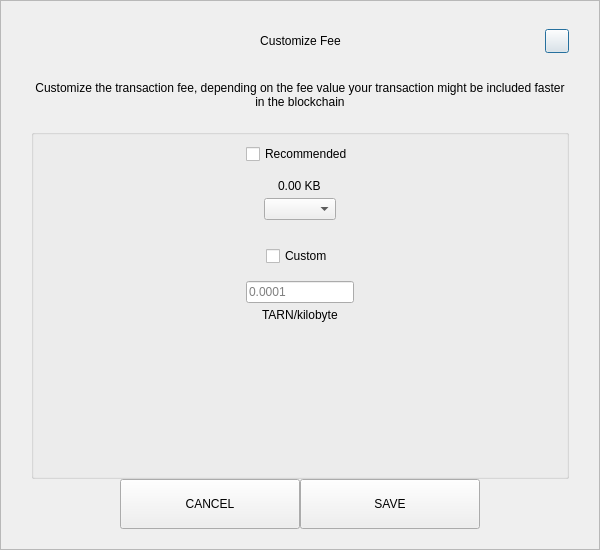
<?xml version="1.0" encoding="UTF-8"?>
<ui version="4.0">
 <class>SendCustomFeeDialog</class>
 <widget class="QDialog" name="SendCustomFeeDialog">
  <property name="geometry">
   <rect>
    <x>0</x>
    <y>0</y>
    <width>600</width>
    <height>550</height>
   </rect>
  </property>
  <property name="windowTitle">
   <string>Form</string>
  </property>
  <layout class="QVBoxLayout" name="verticalLayout_3">
   <property name="spacing">
    <number>0</number>
   </property>
   <property name="leftMargin">
    <number>0</number>
   </property>
   <property name="topMargin">
    <number>0</number>
   </property>
   <property name="rightMargin">
    <number>0</number>
   </property>
   <property name="bottomMargin">
    <number>0</number>
   </property>
   <item>
    <widget class="QFrame" name="frame">
     <property name="styleSheet">
      <string notr="true"/>
     </property>
     <property name="frameShape">
      <enum>QFrame::StyledPanel</enum>
     </property>
     <property name="frameShadow">
      <enum>QFrame::Raised</enum>
     </property>
     <layout class="QVBoxLayout" name="verticalLayout_2">
      <property name="spacing">
       <number>0</number>
      </property>
      <property name="leftMargin">
       <number>30</number>
      </property>
      <property name="topMargin">
       <number>20</number>
      </property>
      <property name="rightMargin">
       <number>30</number>
      </property>
      <property name="bottomMargin">
       <number>20</number>
      </property>
      <item>
       <layout class="QHBoxLayout" name="horizontalLayout_3">
        <property name="spacing">
         <number>0</number>
        </property>
        <item>
         <spacer name="horizontalSpacer_21">
          <property name="orientation">
           <enum>Qt::Horizontal</enum>
          </property>
          <property name="sizeHint" stdset="0">
           <size>
            <width>40</width>
            <height>20</height>
           </size>
          </property>
         </spacer>
        </item>
        <item>
         <widget class="QLabel" name="labelTitle">
          <property name="minimumSize">
           <size>
            <width>0</width>
            <height>40</height>
           </size>
          </property>
          <property name="maximumSize">
           <size>
            <width>16777215</width>
            <height>40</height>
           </size>
          </property>
          <property name="styleSheet">
           <string notr="true">padding-left:24px;</string>
          </property>
          <property name="text">
           <string>Customize Fee</string>
          </property>
          <property name="alignment">
           <set>Qt::AlignCenter</set>
          </property>
          <property name="margin">
           <number>7</number>
          </property>
         </widget>
        </item>
        <item>
         <spacer name="horizontalSpacer">
          <property name="orientation">
           <enum>Qt::Horizontal</enum>
          </property>
          <property name="sizeHint" stdset="0">
           <size>
            <width>40</width>
            <height>20</height>
           </size>
          </property>
         </spacer>
        </item>
        <item>
         <widget class="QPushButton" name="btnEsc">
          <property name="minimumSize">
           <size>
            <width>24</width>
            <height>24</height>
           </size>
          </property>
          <property name="maximumSize">
           <size>
            <width>24</width>
            <height>24</height>
           </size>
          </property>
          <property name="text">
           <string/>
          </property>
         </widget>
        </item>
       </layout>
      </item>
      <item>
       <spacer name="verticalSpacer_2">
        <property name="orientation">
         <enum>Qt::Vertical</enum>
        </property>
        <property name="sizeType">
         <enum>QSizePolicy::Fixed</enum>
        </property>
        <property name="sizeHint" stdset="0">
         <size>
          <width>20</width>
          <height>20</height>
         </size>
        </property>
       </spacer>
      </item>
      <item>
       <widget class="QLabel" name="labelMessage">
        <property name="text">
         <string>Customize the transaction fee, depending on the fee value your transaction might be included faster in the blockchain</string>
        </property>
        <property name="alignment">
         <set>Qt::AlignCenter</set>
        </property>
        <property name="wordWrap">
         <bool>true</bool>
        </property>
       </widget>
      </item>
      <item>
       <spacer name="verticalSpacer_3">
        <property name="orientation">
         <enum>Qt::Vertical</enum>
        </property>
        <property name="sizeType">
         <enum>QSizePolicy::Fixed</enum>
        </property>
        <property name="sizeHint" stdset="0">
         <size>
          <width>20</width>
          <height>20</height>
         </size>
        </property>
       </spacer>
      </item>
      <item>
       <widget class="QGroupBox" name="groupBox">
        <property name="title">
         <string/>
        </property>
        <layout class="QVBoxLayout" name="verticalLayout">
         <property name="leftMargin">
          <number>12</number>
         </property>
         <property name="rightMargin">
          <number>12</number>
         </property>
         <item>
          <layout class="QVBoxLayout" name="verticalLayout_4">
           <property name="spacing">
            <number>5</number>
           </property>
           <item alignment="Qt::AlignHCenter">
            <widget class="QCheckBox" name="checkBoxRecommended">
             <property name="text">
              <string>Recommended</string>
             </property>
            </widget>
           </item>
           <item>
            <spacer name="verticalSpacer_5">
             <property name="orientation">
              <enum>Qt::Vertical</enum>
             </property>
             <property name="sizeType">
              <enum>QSizePolicy::Fixed</enum>
             </property>
             <property name="sizeHint" stdset="0">
              <size>
               <width>20</width>
               <height>10</height>
              </size>
             </property>
            </spacer>
           </item>
           <item alignment="Qt::AlignHCenter">
            <widget class="QLabel" name="labelFee">
             <property name="text">
              <string>0.00 KB</string>
             </property>
            </widget>
           </item>
           <item alignment="Qt::AlignHCenter">
            <widget class="QComboBox" name="comboBoxRecommended"/>
           </item>
          </layout>
         </item>
         <item>
          <spacer name="verticalSpacer">
           <property name="orientation">
            <enum>Qt::Vertical</enum>
           </property>
           <property name="sizeType">
            <enum>QSizePolicy::Fixed</enum>
           </property>
           <property name="sizeHint" stdset="0">
            <size>
             <width>20</width>
             <height>20</height>
            </size>
           </property>
          </spacer>
         </item>
         <item>
          <layout class="QVBoxLayout" name="verticalLayout_5">
           <property name="spacing">
            <number>5</number>
           </property>
           <item alignment="Qt::AlignHCenter">
            <widget class="QCheckBox" name="checkBoxCustom">
             <property name="text">
              <string>Custom</string>
             </property>
            </widget>
           </item>
           <item>
            <spacer name="verticalSpacer_6">
             <property name="orientation">
              <enum>Qt::Vertical</enum>
             </property>
             <property name="sizeType">
              <enum>QSizePolicy::Fixed</enum>
             </property>
             <property name="sizeHint" stdset="0">
              <size>
               <width>20</width>
               <height>10</height>
              </size>
             </property>
            </spacer>
           </item>
           <item alignment="Qt::AlignHCenter">
            <widget class="QLineEdit" name="lineEditCustomFee">
             <property name="placeholderText">
              <string notr="true">0.0001</string>
             </property>
            </widget>
           </item>
           <item alignment="Qt::AlignHCenter">
            <widget class="QLabel" name="labelCustomFee">
             <property name="text">
              <string>TARN/kilobyte</string>
             </property>
            </widget>
           </item>
          </layout>
         </item>
         <item>
          <spacer name="verticalSpacer_4">
           <property name="orientation">
            <enum>Qt::Vertical</enum>
           </property>
           <property name="sizeHint" stdset="0">
            <size>
             <width>20</width>
             <height>40</height>
            </size>
           </property>
          </spacer>
         </item>
        </layout>
       </widget>
      </item>
      <item>
       <layout class="QHBoxLayout" name="horizontalLayout" stretch="1,2,2,1">
        <item>
         <spacer name="horizontalSpacer1">
          <property name="orientation">
           <enum>Qt::Horizontal</enum>
          </property>
          <property name="sizeHint" stdset="0">
           <size>
            <width>40</width>
            <height>20</height>
           </size>
          </property>
         </spacer>
        </item>
        <item>
         <widget class="QPushButton" name="btnCancel">
          <property name="minimumSize">
           <size>
            <width>180</width>
            <height>50</height>
           </size>
          </property>
          <property name="focusPolicy">
           <enum>Qt::NoFocus</enum>
          </property>
          <property name="text">
           <string>CANCEL</string>
          </property>
         </widget>
        </item>
        <item>
         <widget class="QPushButton" name="btnSave">
          <property name="minimumSize">
           <size>
            <width>180</width>
            <height>50</height>
           </size>
          </property>
          <property name="focusPolicy">
           <enum>Qt::NoFocus</enum>
          </property>
          <property name="text">
           <string>SAVE</string>
          </property>
         </widget>
        </item>
        <item>
         <spacer name="horizontalSpacer_2">
          <property name="orientation">
           <enum>Qt::Horizontal</enum>
          </property>
          <property name="sizeHint" stdset="0">
           <size>
            <width>40</width>
            <height>20</height>
           </size>
          </property>
         </spacer>
        </item>
       </layout>
      </item>
     </layout>
    </widget>
   </item>
  </layout>
 </widget>
 <resources/>
 <connections/>
</ui>
